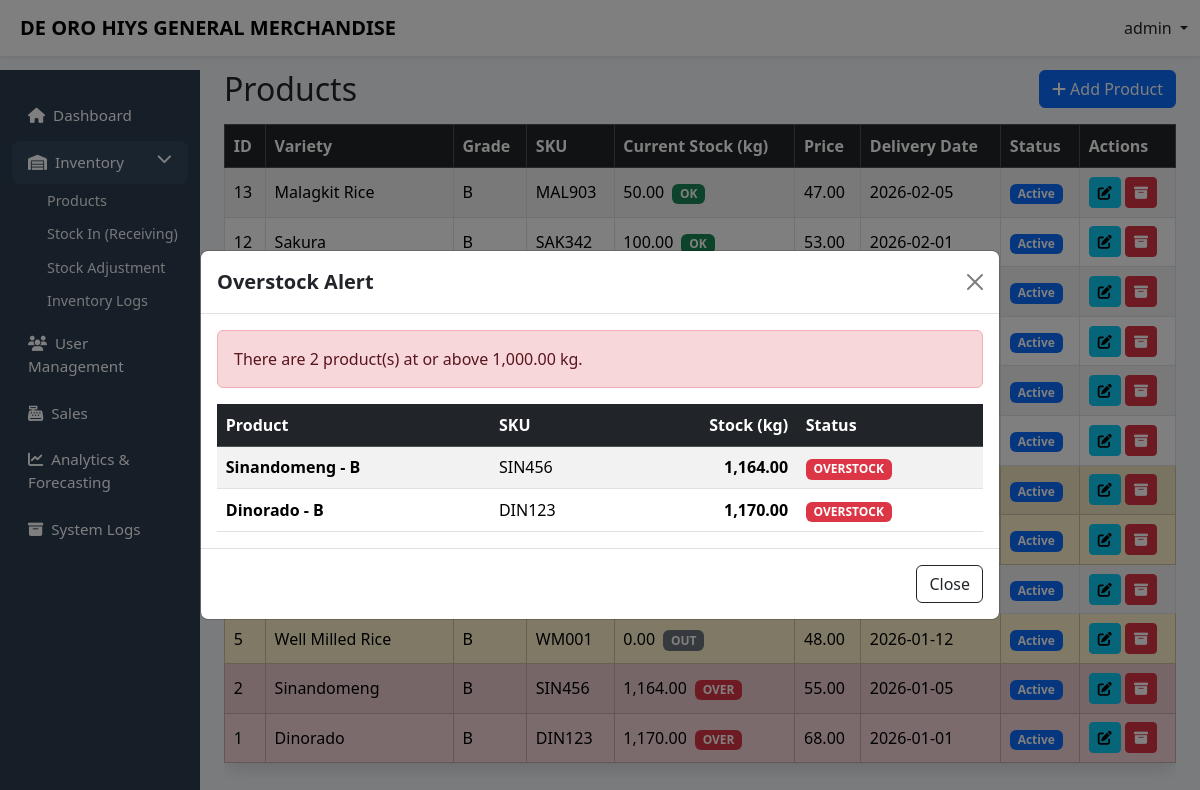
/admin/products.php (signed in), run on the app's committed database.
### tables this page shows
CREATE TABLE `products` (
    `product_id` int(11) NOT NULL,
    `variety` varchar(100) DEFAULT NULL,
    `grade` varchar(50) DEFAULT NULL,
    `sku` varchar(50) DEFAULT NULL,
    `unit_weight_kg` decimal(10,2) DEFAULT NULL,
    `unit_price` decimal(10,2) DEFAULT NULL,
    `delivery_date` date DEFAULT NULL,
    `created_at` timestamp NOT NULL DEFAULT current_timestamp(),
    `archived` tinyint(1) NOT NULL DEFAULT 0,
    `stock_kg` decimal(10,2) NOT NULL DEFAULT 0.00
  );

### admin/products.php (the view, shortened to what this page needs)
<?php
include '../config/db.php';
$sql = "
SELECT
  p.*,
  IFNULL(SUM(
    CASE
      WHEN LOWER(it.type)='in' THEN it.qty_kg
      WHEN LOWER(it.type)='out' THEN -it.qty_kg
      WHEN LOWER(it.type)='adjust' THEN it.qty_kg
      ELSE 0
    END
  ), 0) AS stock_kg
FROM products p
LEFT JOIN inventory_transactions it ON it.product_id = p.product_id
WHERE p.archived = 0
GROUP BY p.product_id
ORDER BY p.created_at DESC
";
$products = $conn->query($sql);
$LOW_STOCK_THRESHOLD = 10;
$OVERSTOCK_THRESHOLD = 1000;
$overItems = [];
if($products && $products->num_rows > 0){
    $allRows = [];
    while($r = $products->fetch_assoc()){
        $allRows[] = $r;
        $st = (float)$r['stock_kg'];
        if($st >= $OVERSTOCK_THRESHOLD){
            $overItems[] = [
                'product' => ($r['variety'].' - '.$r['grade']),
                'sku' => $r['sku'],
                'stock' => $st
            ];
        }
    }
    $products = $allRows;
} else {
    $products = [];
}
?>
<!DOCTYPE html>
<html lang="en">
<head>
<link href="https://cdn.jsdelivr.net/npm/bootstrap@5.3.2/dist/css/bootstrap.min.css" rel="stylesheet">
<link href="https://cdnjs.cloudflare.com/ajax/libs/font-awesome/6.5.1/css/all.min.css" rel="stylesheet">
<link href="../css/layout.css" rel="stylesheet">
</head>
<body>
<?php include '../includes/topnav.php'; ?>
<div class="container-fluid">
<div class="row">
<?php include '../includes/admin_sidebar.php'; ?>
<main class="col-lg-10 ms-sm-auto px-4 main-content">
<div class="d-flex justify-content-between align-items-center">
  <h2 class="mb-0">Products</h2>
  <button class="btn btn-primary" data-bs-toggle="modal" data-bs-target="#addProductModal">
    <i class="fas fa-plus"></i> Add Product
  </button>
</div>
<div class="table-responsive mt-3">
<table class="table table-striped table-bordered modern-card align-middle">
<thead class="table-dark">
<tr>
<th>ID</th>
<th>Variety</th>
<th>Grade</th>
<th>SKU</th>
<th>Current Stock (kg)</th>
<th>Price</th>
<th>Delivery Date</th>
<th>Status</th>
<th>Actions</th>
</tr>
</thead>
<tbody>
<?php if(count($products) > 0): ?>
<?php foreach($products as $row): ?>
<?php
  $stock = (float)$row['stock_kg'];
  if($stock <= 0){
    $statusBadge = "<span class='badge bg-secondary ms-2'>OUT</span>";
  } elseif($stock >= $OVERSTOCK_THRESHOLD){
    $statusBadge = "<span class='badge bg-danger ms-2'>OVER</span>";
  } elseif($stock <= $LOW_STOCK_THRESHOLD){
    $statusBadge = "<span class='badge bg-danger ms-2'>LOW</span>";
  } else {
    $statusBadge = "<span class='badge bg-success ms-2'>OK</span>";
  }
  $rowClass = ($stock >= $OVERSTOCK_THRESHOLD) ? "table-danger" : (($stock <= $LOW_STOCK_THRESHOLD) ? "table-warning" : "");
?>
<tr class="<?= $rowClass ?>">
<td><?= (int)$row['product_id'] ?></td>
<td><?= htmlspecialchars($row['variety']) ?></td>
<td><?= htmlspecialchars($row['grade']) ?></td>
<td><?= htmlspecialchars($row['sku']) ?></td>
<td><?= number_format($stock,2) ?><?= $statusBadge ?></td>
<td><?= number_format((float)$row['unit_price'],2) ?></td>
<td><?= htmlspecialchars($row['delivery_date']) ?></td>
<td><span class="badge bg-primary">Active</span></td>
<td class="text-nowrap">
    <button class="btn btn-sm btn-info" data-bs-toggle="modal" data-bs-target="#editProductModal<?= (int)$row['product_id'] ?>">
      <i class="fas fa-edit"></i>
    </button>
    <a href="products.php?archive=<?= (int)$row['product_id'] ?>" class="btn btn-sm btn-danger"
       onclick="return confirm('Archive this product?')">
       <i class="fas fa-archive"></i>
    </a>
</td>
</tr>
<?php endforeach; ?>
<?php else: ?>
<tr><td colspan="9" class="text-center text-muted">No active products found.</td></tr>
<?php endif; ?>
</tbody>
</table>
</div>
<?php if(count($overItems) > 0): ?>
<div class="modal fade" id="overStockModal" tabindex="-1" aria-hidden="true">
  <div class="modal-dialog modal-lg modal-dialog-centered">
    <div class="modal-content">
      <div class="modal-header">
        <h5 class="modal-title fw-bold">Overstock Alert</h5>
        <button type="button" class="btn-close" data-bs-dismiss="modal"></button>
      </div>
      <div class="modal-body">
        <div class="alert alert-danger mb-3">
          There are <?= count($overItems) ?> product(s) at or above <?= number_format($OVERSTOCK_THRESHOLD,2) ?> kg.
        </div>
        <div class="table-responsive">
          <table class="table table-sm table-striped align-middle mb-0">
            <thead class="table-dark">
              <tr>
                <th>Product</th>
                <th>SKU</th>
                <th class="text-end">Stock (kg)</th>
                <th>Status</th>
              </tr>
            </thead>
            <tbody>
              <?php foreach($overItems as $oi): ?>
                <tr>
                  <td class="fw-semibold"><?= htmlspecialchars($oi['product']) ?></td>
                  <td><?= htmlspecialchars($oi['sku']) ?></td>
                  <td class="text-end fw-bold"><?= number_format((float)$oi['stock'],2) ?></td>
                  <td><span class="badge bg-danger">OVERSTOCK</span></td>
                </tr>
              <?php endforeach; ?>
            </tbody>
          </table>
        </div>
      </div>
      <div class="modal-footer">
        <button class="btn btn-outline-dark" type="button" data-bs-dismiss="modal">Close</button>
      </div>
    </div>
  </div>
</div>
<?php endif; ?>
</main>
</div>
</div>
</body>
</html>

### css/layout.css (style rules this page uses)
body { background:#f4f6f9; padding-top: 60px; }
.modern-card { border-radius:14px; box-shadow:0 6px 16px rgba(0,0,0,.12); transition:.3s; }
.main-content { padding-top:0px; }
.modal { z-index: 1055; }
.table td, .table th { padding:0.55rem; vertical-align: middle; }
.table td,.table th { vertical-align:middle; }
table td, .table th { padding:0.55rem; vertical-align: middle; }
body { background:#f4f6f9; padding-top:70px; }
.modern-card { border-radius:14px; box-shadow:0 6px 16px rgba(0,0,0,.12); }
.table td, .table th { vertical-align: middle; }

### data on the page
products: product_id "13", variety "Malagkit Rice", grade "B", sku "MAL903", stock "50.00", shows "OK", unit_price "47.00", delivery_date "2026-02-05"
products: product_id "12", variety "Sakura", grade "B", sku "SAK342", stock "100.00", shows "OK", unit_price "53.00", delivery_date "2026-02-01"
products: product_id "5", variety "Well Milled Rice", grade "B", sku "WM001", stock "0.00", shows "OUT", unit_price "48.00", delivery_date "2026-01-12"
products: product_id "2", variety "Sinandomeng", grade "B", sku "SIN456", stock "1,164.00", shows "OVER", unit_price "55.00", delivery_date "2026-01-05"
products: product_id "1", variety "Dinorado", grade "B", sku "DIN123", stock "1,170.00", shows "OVER", unit_price "68.00", delivery_date "2026-01-01"

### other printed values
$username "admin"
count($overItems) "2"
$OVERSTOCK_THRESHOLD "1,000.00"
$oi['product'] "Sinandomeng - B"
$oi['sku'] "SIN456"
$oi['stock'] "1,164.00"
$oi['product'] "Dinorado - B"
$oi['sku'] "DIN123"
$oi['stock'] "1,170.00"
